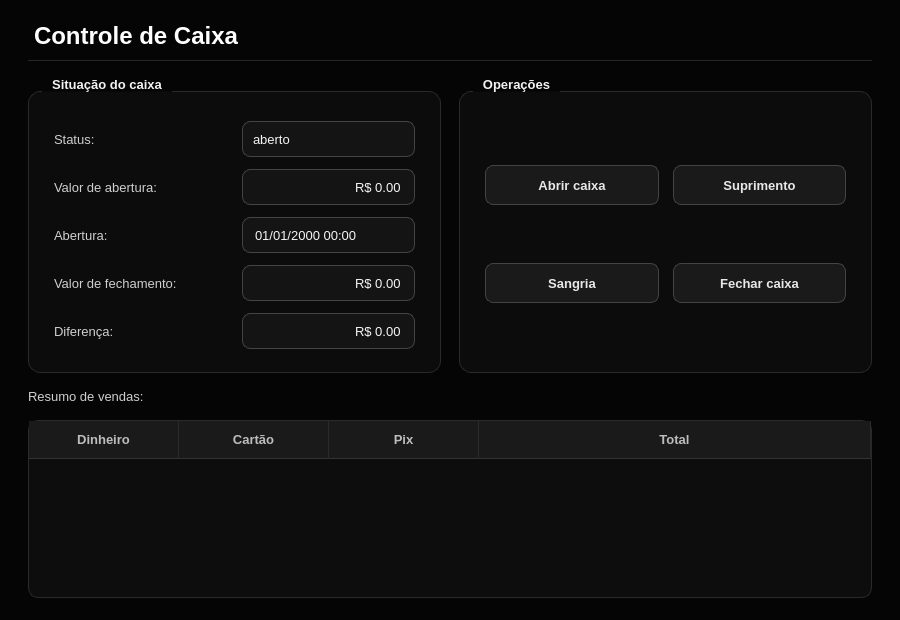
<?xml version="1.0" encoding="UTF-8"?>
<ui version="4.0">
 <class>CaixaWindow</class>
 <widget class="QWidget" name="CaixaWindow">
  <property name="geometry">
   <rect>
    <x>0</x>
    <y>0</y>
    <width>900</width>
    <height>620</height>
   </rect>
  </property>
  <property name="minimumSize">
   <size>
    <width>720</width>
    <height>496</height>
   </size>
  </property>
  <property name="windowTitle">
   <string>Controle de Caixa</string>
  </property>
  <property name="palette">
   <palette>
    <active>
     <colorrole role="WindowText">
      <brush brushstyle="SolidPattern">
       <color alpha="255">
        <red>232</red>
        <green>232</green>
        <blue>232</blue>
       </color>
      </brush>
     </colorrole>
     <colorrole role="Button">
      <brush brushstyle="SolidPattern">
       <color alpha="255">
        <red>26</red>
        <green>26</green>
        <blue>26</blue>
       </color>
      </brush>
     </colorrole>
     <colorrole role="Text">
      <brush brushstyle="SolidPattern">
       <color alpha="255">
        <red>245</red>
        <green>245</green>
        <blue>245</blue>
       </color>
      </brush>
     </colorrole>
     <colorrole role="ButtonText">
      <brush brushstyle="SolidPattern">
       <color alpha="255">
        <red>232</red>
        <green>232</green>
        <blue>232</blue>
       </color>
      </brush>
     </colorrole>
     <colorrole role="Base">
      <brush brushstyle="SolidPattern">
       <color alpha="255">
        <red>20</red>
        <green>20</green>
        <blue>20</blue>
       </color>
      </brush>
     </colorrole>
     <colorrole role="AlternateBase">
      <brush brushstyle="SolidPattern">
       <color alpha="255">
        <red>19</red>
        <green>19</green>
        <blue>19</blue>
       </color>
      </brush>
     </colorrole>
     <colorrole role="Window">
      <brush brushstyle="SolidPattern">
       <color alpha="255">
        <red>5</red>
        <green>5</green>
        <blue>5</blue>
       </color>
      </brush>
     </colorrole>
     <colorrole role="Highlight">
      <brush brushstyle="SolidPattern">
       <color alpha="255">
        <red>119</red>
        <green>119</green>
        <blue>119</blue>
       </color>
      </brush>
     </colorrole>
     <colorrole role="HighlightedText">
      <brush brushstyle="SolidPattern">
       <color alpha="255">
        <red>255</red>
        <green>255</green>
        <blue>255</blue>
       </color>
      </brush>
     </colorrole>
     <colorrole role="PlaceholderText">
      <brush brushstyle="SolidPattern">
       <color alpha="255">
        <red>119</red>
        <green>119</green>
        <blue>119</blue>
       </color>
      </brush>
     </colorrole>
    </active>
    <inactive>
     <colorrole role="WindowText">
      <brush brushstyle="SolidPattern">
       <color alpha="255">
        <red>232</red>
        <green>232</green>
        <blue>232</blue>
       </color>
      </brush>
     </colorrole>
     <colorrole role="Button">
      <brush brushstyle="SolidPattern">
       <color alpha="255">
        <red>26</red>
        <green>26</green>
        <blue>26</blue>
       </color>
      </brush>
     </colorrole>
     <colorrole role="Text">
      <brush brushstyle="SolidPattern">
       <color alpha="255">
        <red>245</red>
        <green>245</green>
        <blue>245</blue>
       </color>
      </brush>
     </colorrole>
     <colorrole role="ButtonText">
      <brush brushstyle="SolidPattern">
       <color alpha="255">
        <red>232</red>
        <green>232</green>
        <blue>232</blue>
       </color>
      </brush>
     </colorrole>
     <colorrole role="Base">
      <brush brushstyle="SolidPattern">
       <color alpha="255">
        <red>20</red>
        <green>20</green>
        <blue>20</blue>
       </color>
      </brush>
     </colorrole>
     <colorrole role="AlternateBase">
      <brush brushstyle="SolidPattern">
       <color alpha="255">
        <red>19</red>
        <green>19</green>
        <blue>19</blue>
       </color>
      </brush>
     </colorrole>
     <colorrole role="Window">
      <brush brushstyle="SolidPattern">
       <color alpha="255">
        <red>5</red>
        <green>5</green>
        <blue>5</blue>
       </color>
      </brush>
     </colorrole>
     <colorrole role="Highlight">
      <brush brushstyle="SolidPattern">
       <color alpha="255">
        <red>119</red>
        <green>119</green>
        <blue>119</blue>
       </color>
      </brush>
     </colorrole>
     <colorrole role="HighlightedText">
      <brush brushstyle="SolidPattern">
       <color alpha="255">
        <red>255</red>
        <green>255</green>
        <blue>255</blue>
       </color>
      </brush>
     </colorrole>
     <colorrole role="PlaceholderText">
      <brush brushstyle="SolidPattern">
       <color alpha="255">
        <red>119</red>
        <green>119</green>
        <blue>119</blue>
       </color>
      </brush>
     </colorrole>
    </inactive>
    <disabled>
     <colorrole role="WindowText">
      <brush brushstyle="SolidPattern">
       <color alpha="255">
        <red>102</red>
        <green>102</green>
        <blue>102</blue>
       </color>
      </brush>
     </colorrole>
     <colorrole role="Button">
      <brush brushstyle="SolidPattern">
       <color alpha="255">
        <red>26</red>
        <green>26</green>
        <blue>26</blue>
       </color>
      </brush>
     </colorrole>
     <colorrole role="Text">
      <brush brushstyle="SolidPattern">
       <color alpha="255">
        <red>102</red>
        <green>102</green>
        <blue>102</blue>
       </color>
      </brush>
     </colorrole>
     <colorrole role="ButtonText">
      <brush brushstyle="SolidPattern">
       <color alpha="255">
        <red>102</red>
        <green>102</green>
        <blue>102</blue>
       </color>
      </brush>
     </colorrole>
     <colorrole role="Base">
      <brush brushstyle="SolidPattern">
       <color alpha="255">
        <red>20</red>
        <green>20</green>
        <blue>20</blue>
       </color>
      </brush>
     </colorrole>
     <colorrole role="AlternateBase">
      <brush brushstyle="SolidPattern">
       <color alpha="255">
        <red>19</red>
        <green>19</green>
        <blue>19</blue>
       </color>
      </brush>
     </colorrole>
     <colorrole role="Window">
      <brush brushstyle="SolidPattern">
       <color alpha="255">
        <red>5</red>
        <green>5</green>
        <blue>5</blue>
       </color>
      </brush>
     </colorrole>
     <colorrole role="Highlight">
      <brush brushstyle="SolidPattern">
       <color alpha="255">
        <red>119</red>
        <green>119</green>
        <blue>119</blue>
       </color>
      </brush>
     </colorrole>
     <colorrole role="HighlightedText">
      <brush brushstyle="SolidPattern">
       <color alpha="255">
        <red>255</red>
        <green>255</green>
        <blue>255</blue>
       </color>
      </brush>
     </colorrole>
     <colorrole role="PlaceholderText">
      <brush brushstyle="SolidPattern">
       <color alpha="255">
        <red>119</red>
        <green>119</green>
        <blue>119</blue>
       </color>
      </brush>
     </colorrole>
    </disabled>
   </palette>
  </property>
  <property name="styleSheet">
   <string notr="true">#CaixaWindow {
    background-color: #050505;
}

QWidget {
    font-family: "Segoe UI", "DejaVu Sans", "Noto Sans", sans-serif;
    font-size: 10pt;
}

/* ---------- Textos ---------- */
QLabel {
    color: #cfcfcf;
    background: transparent;
    font-weight: normal;
}

QLabel#lblTitulo {
    color: #ffffff;
    font-size: 18pt;
    font-weight: bold;
    padding-bottom: 10px;
    border-bottom: 1px solid #262626;
}

QLabel[role="section"] {
    color: #ffffff;
    font-size: 11pt;
    font-weight: bold;
}

QLabel[role="hint"] {
    color: #777777;
    font-size: 9pt;
}

QLabel[role="value"] {
    color: #ffffff;
    font-weight: bold;
}

QToolTip {
    background-color: #1a1a1a;
    color: #f5f5f5;
    border: 1px solid #444444;
    padding: 4px 8px;
}

/* ---------- Cartões / grupos ---------- */
QGroupBox {
    background-color: #0c0c0c;
    border: 1px solid #2a2a2a;
    border-radius: 12px;
    margin-top: 14px;
    padding: 20px 16px 14px 16px;
    color: #f2f2f2;
    font-weight: bold;
}

QGroupBox::title {
    subcontrol-origin: margin;
    subcontrol-position: top left;
    left: 14px;
    padding: 0 8px;
    color: #f2f2f2;
}

QFrame[variant="card"] {
    background-color: #0c0c0c;
    border: 1px solid #2a2a2a;
    border-radius: 12px;
}

QFrame#lineSep {
    background-color: #2a2a2a;
    border: none;
}

/* ---------- Campos de entrada ---------- */
QLineEdit,
QComboBox,
QAbstractSpinBox,
QDateEdit,
QDateTimeEdit {
    background-color: #141414;
    color: #f5f5f5;
    border: 1px solid #444444;
    border-radius: 8px;
    padding: 6px 10px;
    min-height: 22px;
    selection-background-color: #777777;
    selection-color: #ffffff;
    font-weight: normal;
}

QLineEdit:hover,
QComboBox:hover,
QAbstractSpinBox:hover,
QDateEdit:hover,
QDateTimeEdit:hover {
    border: 1px solid #666666;
}

QLineEdit:focus,
QComboBox:focus,
QAbstractSpinBox:focus,
QDateEdit:focus,
QDateTimeEdit:focus {
    border: 1px solid #d8d8d8;
    background-color: #181818;
}

QLineEdit:read-only,
QAbstractSpinBox:read-only {
    color: #bdbdbd;
}

QLineEdit:disabled,
QComboBox:disabled,
QAbstractSpinBox:disabled,
QDateEdit:disabled,
QDateTimeEdit:disabled {
    background-color: #0e0e0e;
    color: #666666;
    border: 1px solid #2a2a2a;
}

/* Campo de total (somente leitura, em destaque) */
QDoubleSpinBox[variant="total"] {
    font-size: 20pt;
    font-weight: bold;
    color: #ffffff;
    background-color: #0a0a0a;
    border: 1px solid #333333;
    padding: 8px 14px;
    min-height: 36px;
}

/* ---------- ComboBox / Data ---------- */
QComboBox {
    padding-right: 30px;
}

QComboBox::drop-down,
QDateEdit::drop-down,
QDateTimeEdit::drop-down {
    subcontrol-origin: padding;
    subcontrol-position: center right;
    width: 28px;
    border: none;
    background: transparent;
}

QComboBox::down-arrow,
QDateEdit::down-arrow,
QDateTimeEdit::down-arrow {
    image: none;
    width: 0px;
    height: 0px;
    border-left: 5px solid transparent;
    border-right: 5px solid transparent;
    border-top: 6px solid #bdbdbd;
    margin-right: 8px;
}

QComboBox QAbstractItemView {
    background-color: #141414;
    color: #f5f5f5;
    border: 1px solid #444444;
    selection-background-color: #2e2e2e;
    selection-color: #ffffff;
    outline: 0;
}

/* ---------- SpinBox com botões ---------- */
QSpinBox {
    padding-right: 26px;
}

QSpinBox::up-button {
    subcontrol-origin: border;
    subcontrol-position: top right;
    width: 22px;
    border: none;
    background: transparent;
}

QSpinBox::down-button {
    subcontrol-origin: border;
    subcontrol-position: bottom right;
    width: 22px;
    border: none;
    background: transparent;
}

QSpinBox::up-arrow {
    image: none;
    width: 0px;
    height: 0px;
    border-left: 4px solid transparent;
    border-right: 4px solid transparent;
    border-bottom: 5px solid #bdbdbd;
}

QSpinBox::down-arrow {
    image: none;
    width: 0px;
    height: 0px;
    border-left: 4px solid transparent;
    border-right: 4px solid transparent;
    border-top: 5px solid #bdbdbd;
}

/* ---------- Calendário (popup do QDateEdit) ---------- */
QCalendarWidget QWidget {
    background-color: #141414;
    color: #f5f5f5;
}

QCalendarWidget QToolButton {
    background-color: transparent;
    color: #f5f5f5;
    border: none;
    padding: 4px 8px;
}

QCalendarWidget QAbstractItemView:enabled {
    background-color: #0d0d0d;
    color: #f5f5f5;
    selection-background-color: #f2f2f2;
    selection-color: #080808;
}

QCalendarWidget QAbstractItemView:disabled {
    color: #555555;
}

/* ---------- CheckBox ---------- */
QCheckBox {
    color: #e8e8e8;
    background: transparent;
    spacing: 10px;
    font-weight: normal;
}

QCheckBox::indicator {
    width: 18px;
    height: 18px;
    border: 1px solid #555555;
    border-radius: 5px;
    background-color: #141414;
}

QCheckBox::indicator:hover {
    border: 1px solid #999999;
}

QCheckBox::indicator:checked {
    background-color: #f2f2f2;
    border: 1px solid #f2f2f2;
}

/* ---------- Botões ---------- */
QPushButton {
    background-color: #1a1a1a;
    color: #e8e8e8;
    border: 1px solid #444444;
    border-radius: 8px;
    padding: 8px 22px;
    min-height: 22px;
    min-width: 92px;
    font-weight: bold;
}

QPushButton:hover {
    background-color: #262626;
    border: 1px solid #666666;
    color: #ffffff;
}

QPushButton:pressed {
    background-color: #333333;
}

QPushButton:disabled {
    background-color: #111111;
    color: #555555;
    border: 1px solid #2a2a2a;
}

QPushButton[variant="primary"] {
    background-color: #f2f2f2;
    color: #080808;
    border: 1px solid #f2f2f2;
}

QPushButton[variant="primary"]:hover {
    background-color: #d2d2d2;
    border: 1px solid #d2d2d2;
    color: #080808;
}

QPushButton[variant="primary"]:pressed {
    background-color: #aaaaaa;
    border: 1px solid #aaaaaa;
}

QPushButton[variant="danger"] {
    background-color: transparent;
    color: #ff9494;
    border: 1px solid #6b2f2f;
}

QPushButton[variant="danger"]:hover {
    background-color: #2a1212;
    color: #ffb4b4;
    border: 1px solid #a04444;
}

QPushButton[variant="danger"]:pressed {
    background-color: #3a1818;
}

QPushButton[variant="ghost"] {
    background-color: transparent;
    color: #bdbdbd;
    border: 1px solid #333333;
}

QPushButton[variant="ghost"]:hover {
    background-color: #1a1a1a;
    color: #ffffff;
    border: 1px solid #666666;
}

/* ---------- Tabelas ---------- */
QTableWidget,
QTableView {
    background-color: #0d0d0d;
    alternate-background-color: #131313;
    color: #e8e8e8;
    gridline-color: #232323;
    border: 1px solid #2a2a2a;
    border-radius: 10px;
    selection-background-color: #2f2f2f;
    selection-color: #ffffff;
    outline: 0;
}

QTableWidget::item,
QTableView::item {
    padding: 4px 8px;
    border: none;
}

QHeaderView {
    background-color: transparent;
}

QHeaderView::section {
    background-color: #1a1a1a;
    color: #bdbdbd;
    padding: 9px 10px;
    border: none;
    border-right: 1px solid #2a2a2a;
    border-bottom: 1px solid #333333;
    font-weight: bold;
}

QTableCornerButton::section {
    background-color: #1a1a1a;
    border: none;
}

/* ---------- Barras de rolagem ---------- */
QScrollBar:vertical {
    background: transparent;
    width: 10px;
    margin: 2px;
}

QScrollBar::handle:vertical {
    background: #3a3a3a;
    border-radius: 3px;
    min-height: 28px;
}

QScrollBar::handle:vertical:hover {
    background: #5a5a5a;
}

QScrollBar:horizontal {
    background: transparent;
    height: 10px;
    margin: 2px;
}

QScrollBar::handle:horizontal {
    background: #3a3a3a;
    border-radius: 3px;
    min-width: 28px;
}

QScrollBar::handle:horizontal:hover {
    background: #5a5a5a;
}

QScrollBar::add-line,
QScrollBar::sub-line {
    width: 0px;
    height: 0px;
}

QScrollBar::add-page,
QScrollBar::sub-page {
    background: transparent;
}

/* ---------- Caixas de diálogo abertas a partir da tela ---------- */
QMessageBox,
QDialog {
    background-color: #0d0d0d;
}

QMessageBox QLabel {
    color: #f0f0f0;
}</string>
  </property>
  <layout class="QVBoxLayout" name="rootLayout">
   <property name="spacing">
    <number>16</number>
   </property>
   <property name="leftMargin">
    <number>28</number>
   </property>
   <property name="topMargin">
    <number>22</number>
   </property>
   <property name="rightMargin">
    <number>28</number>
   </property>
   <property name="bottomMargin">
    <number>22</number>
   </property>
   <item>
    <widget class="QLabel" name="lblTitulo">
     <property name="text">
      <string>Controle de Caixa</string>
     </property>
    </widget>
   </item>
   <item>
    <layout class="QHBoxLayout" name="lay_3">
     <property name="spacing">
      <number>18</number>
     </property>
     <property name="leftMargin">
      <number>0</number>
     </property>
     <property name="topMargin">
      <number>0</number>
     </property>
     <property name="rightMargin">
      <number>0</number>
     </property>
     <property name="bottomMargin">
      <number>0</number>
     </property>
     <item>
      <widget class="QGroupBox" name="grpSituacao">
       <property name="title">
        <string>Situação do caixa</string>
       </property>
       <layout class="QGridLayout" name="lay_1">
        <property name="horizontalSpacing">
         <number>14</number>
        </property>
        <property name="verticalSpacing">
         <number>12</number>
        </property>
        <item row="0" column="0">
         <widget class="QLabel" name="label">
          <property name="text">
           <string>Status:</string>
          </property>
         </widget>
        </item>
        <item row="0" column="1">
         <widget class="QComboBox" name="comboBox">
          <item>
           <property name="text">
            <string>aberto</string>
           </property>
          </item>
          <item>
           <property name="text">
            <string>fechado</string>
           </property>
          </item>
          <item>
           <property name="text">
            <string>destacado</string>
           </property>
          </item>
         </widget>
        </item>
        <item row="1" column="0">
         <widget class="QLabel" name="label_3">
          <property name="text">
           <string>Valor de abertura:</string>
          </property>
         </widget>
        </item>
        <item row="1" column="1">
         <widget class="QDoubleSpinBox" name="doubleSpinBox">
          <property name="buttonSymbols">
           <enum>QAbstractSpinBox::NoButtons</enum>
          </property>
          <property name="alignment">
           <set>Qt::AlignRight|Qt::AlignTrailing|Qt::AlignVCenter</set>
          </property>
          <property name="prefix">
           <string>R$ </string>
          </property>
          <property name="decimals">
           <number>2</number>
          </property>
          <property name="minimum">
           <double>0.0</double>
          </property>
          <property name="maximum">
           <double>999999999.99</double>
          </property>
         </widget>
        </item>
        <item row="2" column="0">
         <widget class="QLabel" name="label_4">
          <property name="text">
           <string>Abertura:</string>
          </property>
         </widget>
        </item>
        <item row="2" column="1">
         <widget class="QDateTimeEdit" name="dateTimeEdit">
          <property name="displayFormat">
           <string>dd/MM/yyyy HH:mm</string>
          </property>
          <property name="calendarPopup">
           <bool>true</bool>
          </property>
         </widget>
        </item>
        <item row="3" column="0">
         <widget class="QLabel" name="label_6">
          <property name="text">
           <string>Valor de fechamento:</string>
          </property>
         </widget>
        </item>
        <item row="3" column="1">
         <widget class="QDoubleSpinBox" name="doubleSpinBox_2">
          <property name="buttonSymbols">
           <enum>QAbstractSpinBox::NoButtons</enum>
          </property>
          <property name="alignment">
           <set>Qt::AlignRight|Qt::AlignTrailing|Qt::AlignVCenter</set>
          </property>
          <property name="prefix">
           <string>R$ </string>
          </property>
          <property name="decimals">
           <number>2</number>
          </property>
          <property name="minimum">
           <double>0.0</double>
          </property>
          <property name="maximum">
           <double>999999999.99</double>
          </property>
         </widget>
        </item>
        <item row="4" column="0">
         <widget class="QLabel" name="label_7">
          <property name="text">
           <string>Diferença:</string>
          </property>
         </widget>
        </item>
        <item row="4" column="1">
         <widget class="QDoubleSpinBox" name="doubleSpinBox_3">
          <property name="buttonSymbols">
           <enum>QAbstractSpinBox::NoButtons</enum>
          </property>
          <property name="alignment">
           <set>Qt::AlignRight|Qt::AlignTrailing|Qt::AlignVCenter</set>
          </property>
          <property name="prefix">
           <string>R$ </string>
          </property>
          <property name="decimals">
           <number>2</number>
          </property>
          <property name="minimum">
           <double>-999999999.99</double>
          </property>
          <property name="maximum">
           <double>999999999.99</double>
          </property>
         </widget>
        </item>
       </layout>
      </widget>
     </item>
     <item>
      <widget class="QGroupBox" name="grpOperacoes">
       <property name="title">
        <string>Operações</string>
       </property>
       <layout class="QGridLayout" name="lay_2">
        <property name="horizontalSpacing">
         <number>14</number>
        </property>
        <property name="verticalSpacing">
         <number>14</number>
        </property>
        <item row="0" column="0">
         <widget class="QPushButton" name="pushButton">
          <property name="text">
           <string>Abrir caixa</string>
          </property>
          <property name="variant" stdset="0">
           <string>primary</string>
          </property>
          <property name="cursor">
           <cursorShape>PointingHandCursor</cursorShape>
          </property>
         </widget>
        </item>
        <item row="0" column="1">
         <widget class="QPushButton" name="pushButton_4">
          <property name="text">
           <string>Suprimento</string>
          </property>
          <property name="cursor">
           <cursorShape>PointingHandCursor</cursorShape>
          </property>
         </widget>
        </item>
        <item row="1" column="0">
         <widget class="QPushButton" name="pushButton_2">
          <property name="text">
           <string>Sangria</string>
          </property>
          <property name="cursor">
           <cursorShape>PointingHandCursor</cursorShape>
          </property>
         </widget>
        </item>
        <item row="1" column="1">
         <widget class="QPushButton" name="pushButton_3">
          <property name="text">
           <string>Fechar caixa</string>
          </property>
          <property name="variant" stdset="0">
           <string>danger</string>
          </property>
          <property name="cursor">
           <cursorShape>PointingHandCursor</cursorShape>
          </property>
         </widget>
        </item>
       </layout>
      </widget>
     </item>
    </layout>
   </item>
   <item>
    <widget class="QLabel" name="label_5">
     <property name="text">
      <string>Resumo de vendas:</string>
     </property>
     <property name="role" stdset="0">
      <string>section</string>
     </property>
    </widget>
   </item>
   <item>
    <widget class="QTableWidget" name="tableWidget">
     <property name="alternatingRowColors">
      <bool>true</bool>
     </property>
     <property name="selectionBehavior">
      <enum>QAbstractItemView::SelectRows</enum>
     </property>
     <property name="showGrid">
      <bool>false</bool>
     </property>
     <attribute name="horizontalHeaderDefaultSectionSize">
      <number>150</number>
     </attribute>
     <attribute name="horizontalHeaderStretchLastSection">
      <bool>true</bool>
     </attribute>
     <attribute name="verticalHeaderVisible">
      <bool>false</bool>
     </attribute>
     <column>
      <property name="text">
       <string>Dinheiro</string>
      </property>
     </column>
     <column>
      <property name="text">
       <string>Cartão</string>
      </property>
     </column>
     <column>
      <property name="text">
       <string>Pix</string>
      </property>
     </column>
     <column>
      <property name="text">
       <string>Total</string>
      </property>
     </column>
    </widget>
   </item>
  </layout>
 </widget>
 <resources />
 <connections />
</ui>
